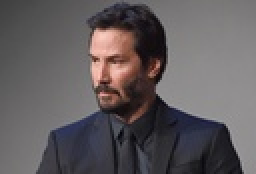
%> input picture Project 2/data/KeanuReeves.jpg, 128 x 87 px, shrunk from 650 x 443 before the run (shown 2 times larger)
$ octave ruleazaProiect.m   (GNU Octave 9; MATLAB toolbox functions it lacks are replaced by stand-ins)
%> lines starting %> are read from the running program, lines starting %| are printed output that depends on the picture
%> further down, img is the input picture: size 87x128x3 uint8; mean R, G, B 97.2, 91.8, 93.9
### Project 2/cod/micsoreazaInaltime.m
function img = micsoreazaInaltime(img,numarPixeliLatime,metodaSelectareDrum,ploteazaDrum,culoareDrum)
%> called with numarPixeliLatime = 50, metodaSelectareDrum = 'programareDinamica', ploteazaDrum = 0, culoareDrum = [255; 0; 0]
%micsoreaza imaginea cu un numar de pixeli 'numarPixeliLatime' pe latime (elimina drumuri de sus in jos)
%
%input: img - imaginea initiala
%       numarPixeliLatime - specifica numarul de drumuri de sus in jos eliminate
%       metodaSelectareDrum - specifica metoda aleasa pentru selectarea drumului. Valori posibile:
%                           'aleator' - alege un drum aleator
%                           'greedy' - alege un drum utilizand metoda Greedy
%                           'programareDinamica' - alege un drum folosind metoda Programarii Dinamice
%       ploteazaDrum - specifica daca se ploteaza drumul gasit la fiecare pas. Valori posibile:
%                    0 - nu se ploteaza
%                    1 - se ploteaza
%       culoareDrum  - specifica culoarea cu care se vor plota pixelii din drum. Valori posibile:
%                    [r g b]' - triplete RGB (e.g [255 0 0]' - rosu)
%
% output: img - imaginea redimensionata obtinuta prin eliminarea drumurilor
img = permute(img,[2 1 3]);
%> img: size 128x87x3 uint8
for i = 1:numarPixeliLatime

    disp(['Eliminam drumul orizonal numarul ' num2str(i) ...
        ' dintr-un total de ' num2str(numarPixeliLatime)]);

    %calculeaza energia dupa ecuatia (1) din articol
    E = calculeazaEnergie(img);

    %alege drumul vertical care conecteaza sus de jos
    drum = selecteazaDrumVertical(E,metodaSelectareDrum);

    %afiseaza drum
    if ploteazaDrum
        ploteazaDrumVertical(img,E,drum,culoareDrum);
        pause(1);
        close(gcf);
    end

    %elimina drumul din imagine
    img = eliminaDrumVertical(img,drum);
end
%> this loop made 50 passes
%> pass 1, in calculeazaEnergie, `img_gri = rgb2gray(img);`:
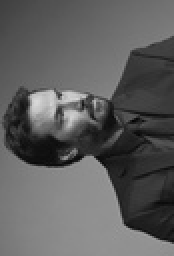
%> img_gri: size 128x87 uint8 (shown 2 times larger); min 3, max 217, mean 93.8
%> pass 1, in calculeazaEnergie, `img_x = imfilter(double(img_gri), fspecial('sobel'));`:
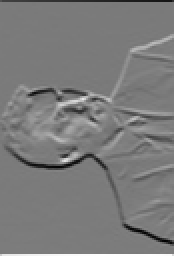
%> img_x: size 128x87 double (shown 2 times larger); min -548, max 580, mean -1.5; drawn with min black and max white
%> pass 1, in calculeazaEnergie, `img_y = imfilter(double(img_gri'), fspecial('sobel'));`:
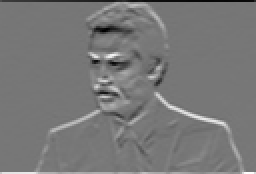
%> img_y: size 87x128 double (shown 2 times larger); min -515, max 580, mean 1.8; drawn with min black and max white
%> pass 1, in calculeazaEnergie, `E = abs(img_x)+abs(img_y');`:
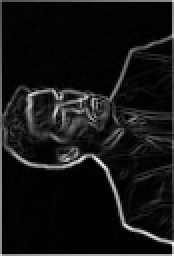
%> E: size 128x87 double (shown 2 times larger); min 0, max 842, mean 70.4; drawn with min black and max white
%> after the loop:
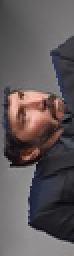
%> img: size 128x37x3 uint8 (shown 2 times larger); mean R, G, B 95.3, 87.6, 88.9
img = permute(img,[2 1 3]);
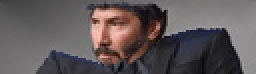
%> img: size 37x128x3 uint8 (shown 2 times larger); mean R, G, B 95.3, 87.6, 88.9; mean of the top-left, top-right, bottom-left and bottom-right quarters 101.4, 105.2, 97.6, 59.6
end

### Project 2/cod/calculeazaEnergie.m
function E = calculeazaEnergie(img)
%calculeaza energia la fiecare pixel pe baza gradientului
%input: img - imaginea initiala
%output: E - energia

%urmati urmatorii pasi:
%transformati imaginea in grayscale
%folositi un filtru sobel pentru a calcula gradientul in directia x si y
%calculati magnitudiena gradientului
%E - energia = gradientul imaginii
%completati aici codul vostru

img_gri = rgb2gray(img);
img_x = imfilter(double(img_gri), fspecial('sobel'));
img_y = imfilter(double(img_gri'), fspecial('sobel'));
E = abs(img_x)+abs(img_y');

### Project 2/cod/selecteazaDrumVertical.m
function d = selecteazaDrumVertical(E,metodaSelectareDrum)
%selecteaza drumul vertical ce minimizeaza functia cost calculate pe baza lui E
%
%input: E - energia la fiecare pixel calculata pe baza gradientului
%       metodaSelectareDrum - specifica metoda aleasa pentru selectarea drumului. Valori posibile:
%                           'aleator' - alege un drum aleator
%                           'greedy' - alege un drum utilizand metoda Greedy
%                           'programareDinamica' - alege un drum folosind metoda Programarii Dinamice
%
%output: d - drumul vertical ales

d = zeros(size(E,1),2);

switch metodaSelectareDrum
    case 'aleator'
        %pentru linia 1 alegem primul pixel in mod aleator
        linia = 1;
        %coloana o alegem intre 1 si size(E,2)
        coloana = randi(size(E,2));
        %punem in d linia si coloana coresponzatoare pixelului
        d(1,:) = [linia coloana];
        for i = 2:size(d,1)
            %alege urmatorul pixel pe baza vecinilor
            %linia este i
            linia = i;
            %coloana depinde de coloana pixelului anterior
            if d(i-1,2) == 1%pixelul este localizat la marginea din stanga
                %doua optiuni
                optiune = randi(2)-1;%genereaza 0 sau 1 cu probabilitati egale
            elseif d(i-1,2) == size(E,2)%pixelul este la marginea din dreapta
                %doua optiuni
                optiune = randi(2) - 2; %genereaza -1 sau 0
            else
                optiune = randi(3)-2; % genereaza -1, 0 sau 1
            end
            coloana = d(i-1,2) + optiune;%adun -1 sau 0 sau 1:
                                         % merg la stanga, dreapta sau stau pe loc
            d(i,:) = [linia coloana];
        end
    case 'greedy'
        %pentru linia 1 alegem primul pixel in mod aleator
        linie = 1;
        %coloana o alegem intre 1 si size(E,2)
        minim = E(1,1);
        ind = 1;
        for i = 2:size(E,2)
            if E(1,i)<minim
               ind = i;
               minim = E(1,i);
            end
        end
        coloana = ind;
        %punem in d linia si coloana coresponzatoare pixelului
        d(1,:) = [linie coloana];
        for i = 2:size(d,1)
            %alege urmatorul pixel pe baza vecinilor
            %linia este i
            linie = i;
            coloana = d(i-1,2);
            %coloana depinde de coloana pixelului anterior
            if coloana == 1%pixelul este localizat la marginea din stanga
                %doua optiuni
                minim = E(linie,coloana);
                optiune = 0;
                if (E(linie,coloana+1)<minim)
                    minim = E(linie,coloana+1);
                    optiune = 1;
                end
            elseif coloana == size(E,2)%pixelul este la marginea din dreapta
                %doua optiuni
                minim = E(linie,coloana);
                optiune = 0;
                if (E(linie,coloana-1)<minim)
                    minim = E(linie,coloana-1);
                    optiune = -1;
                end
            else
                minim = E(linie,coloana);
                optiune = 0;
                if (E(linie,coloana-1)<minim)
                    minim = E(linie,coloana-1);
                    optiune = -1;
                end
                 if (E(linie,coloana+1)<minim)
                    minim = E(linie,coloana+1);
                    optiune = 1;
                end
            end
            coloana = coloana + optiune;%adun -1 sau 0 sau 1:
                                         % merg la stanga, dreapta sau stau pe loc
            d(i,:) = [linie coloana];
        end
    case 'programareDinamica'
        CostDrum(1,:)=E(1,:);
        for i=2:size(E,1)
            for j=1:size(E,2)
                if j==1
                   CostDrum(i,j) = min([CostDrum(i-1,j) CostDrum(i-1,j+1)]);
                elseif j == size(E,2)
                   CostDrum(i,j) = min([CostDrum(i-1,j-1) CostDrum(i-1,j)]);
                else
                   CostDrum(i,j) = min([CostDrum(i-1,j) CostDrum(i-1,j-1) CostDrum(i-1,j+1)]);
                end
                CostDrum(i,j) = CostDrum(i,j) + E(i,j);
            end
        end
        minim = CostDrum(size(E,1),1);
        ind = 1;
        for i = 2:size(CostDrum,2)
            if CostDrum(size(E,1),i)<minim
               ind = i;
               minim = CostDrum(size(E,1),i);
            end
        end
        d(size(CostDrum,1),:) = [size(CostDrum,1) ind];
        for i = size(CostDrum,1)-1:-1:1
            %alege urmatorul pixel pe baza vecinilor
            %linia este i
            linie = i;
            coloana = d(linie+1,2);
            %coloana depinde de coloana pixelului anterior
            if coloana == 1
               if CostDrum(linie+1,coloana) == (CostDrum(linie,coloana) + E(linie+1,coloana))
                   d(linie,:) = [ linie coloana];
               else
                   d(linie,:) = [ linie coloana+1];
               end
            elseif coloana == size(CostDrum,2)%pixelul este la marginea din dreapta
               if CostDrum(linie+1,coloana) == (CostDrum(linie,coloana) + E(linie+1,coloana))
                   d(linie,:) = [ linie coloana];
               else
                   d(linie,:) = [ linie coloana-1];
               end
            else
                if CostDrum(linie+1,coloana) == (CostDrum(linie,coloana) + E(linie+1,coloana))
                   d(linie,:) = [ linie coloana];
                elseif CostDrum(linie+1,coloana) == (CostDrum(linie,coloana-1) + E(linie+1,coloana))
                   d(linie,:) = [ linie coloana-1];
                else
                   d(linie,:) = [ linie coloana+1];
               end
            end
        end
    otherwise
        error('Optiune pentru metodaSelectareDrum invalida');
end

end

### Project 2/cod/redimensioneazaImagine.m
function imgRedimensionata = redimensioneazaImagine(img,parametri)
%redimensioneaza imaginea
%
%input: img - imaginea initiala
%       parametri - stuctura de defineste modul in care face redimensionarea
%
% output: imgRedimensionata - imaginea redimensionata obtinuta


optiuneRedimensionare = parametri.optiuneRedimensionare;
metodaSelectareDrum = parametri.metodaSelectareDrum;
ploteazaDrum = parametri.ploteazaDrum;
culoareDrum = parametri.culoareDrum;

switch optiuneRedimensionare

    case 'micsoreazaLatime'
        numarPixeliLatime = parametri.numarPixeliLatime;
        imgRedimensionata = micsoreazaLatime(img,numarPixeliLatime,metodaSelectareDrum,...
                            ploteazaDrum,culoareDrum);

    case 'miscoreazaInaltime'
        numarPixeliLatime = parametri.numarPixeliLatime;
        imgRedimensionata = micsoreazaInaltime(img,numarPixeliLatime,metodaSelectareDrum,...
                            ploteazaDrum,culoareDrum);

    case 'maresteLatime'
        numarPixeliLatime = parametri.numarPixeliLatime;
        imgRedimensionata = maresteLatime(img,numarPixeliLatime,metodaSelectareDrum,...
                            ploteazaDrum,culoareDrum);

    case 'maresteInaltime'
        numarPixeliLatime = parametri.numarPixeliLatime;
        imgRedimensionata = maresteInaltime(img,numarPixeliLatime,metodaSelectareDrum,...
                            ploteazaDrum,culoareDrum);

    case 'eliminaObiect'
        numarPixeliLatime = 0;
        imgRedimensionata = eliminaObiect(img,numarPixeliLatime,metodaSelectareDrum,...
                            ploteazaDrum,culoareDrum);

end

### Project 2/cod/eliminaDrumVertical.m
function img1 = eliminaDrumVertical(img,drum)
%elimina drumul vertical din imagine
%input: img - imaginea initiala
%       drum - drumul vertical
%output img1 - imaginea initiala din care s-a eliminat drumul vertical
img1 = zeros(size(img,1),size(img,2)-1,size(img,3),'uint8');

for i=1:size(img1,1)
        coloana = drum(i,2);
        %copiem partea din stanga
        img1(i,1:coloana-1,:) = img(i,1:coloana-1,:);
        %copiem partea din dreapta
        %completati aici codul vostru
        img1(i,coloana:end,:) = img(i,coloana+1:end,:);
end

### Project 2/cod/ruleazaProiect.m
%Implementarea a proiectului Redimensionare imagini
%dupa articolul "Seam Carving for Content-Aware Image Resizing", autori S.
%Avidan si A. Shamir
%%
%aceasta functie ruleaza intregul proiect
%setati parametri si imaginile de redimensionat aici

%citeste o imagine
img = imread('KeanuReeves.jpg');

%reducem imaginea in latime cu 20 de pixeli
%seteaza parametri
parametri.optiuneRedimensionare = 'miscoreazaInaltime';
parametri.numarPixeliLatime = 50;
parametri.ploteazaDrum = 0;
parametri.culoareDrum = [255 0 0]';%culoarea rosie
parametri.metodaSelectareDrum = 'programareDinamica';%optiuni posibile: 'aleator','greedy','programareDinamica'


imgRedimensionata_proiect = redimensioneazaImagine(img,parametri);

%foloseste functia imresize pentru redimensionare traditionala
imgRedimensionata_traditional = imresize(img,[ size(imgRedimensionata_proiect,1) size(imgRedimensionata_proiect,2)]);
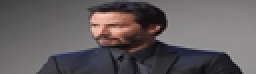
%> imgRedimensionata_traditional: size 37x128x3 uint8 (shown 2 times larger); mean R, G, B 97.2, 91.8, 93.9

%ploteaza imaginile obtinute
figure, hold on;

%1. imaginea initiala
h1 = subplot(1,3,1);imshow(img);
xsize = get(h1,'XLim');ysize = get(h1,'YLim');
xlabel('imaginea initiala');

%2. imaginea redimensionata cu pastrarea continutului
h2 = subplot(1,3,2);imshow(imgRedimensionata_proiect);
%set(h2, 'XLim', xsize, 'YLim', ysize);
xlabel('rezultatul nostru');

%3. imaginea obtinuta prin redimensionare traditionala
h3 = subplot(1,3,3);imshow(imgRedimensionata_traditional);
%set(h3, 'XLim', xsize, 'YLim', ysize);
xlabel('rezultatul imresize');

imwrite(img,strcat('KeanuReeves','initial.jpg'));
imwrite(imgRedimensionata_proiect,strcat('KeanuReeves',parametri.metodaSelectareDrum,'redimensionat.jpg'));
imwrite(imgRedimensionata_traditional,strcat('KeanuReeves','imresize.jpg'));

$ run again, with Project 2/data/Butterfly.jpg copied over Project 2/data/KeanuReeves.jpg
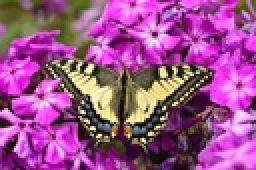
%> input picture Project 2/data/Butterfly.jpg, 128 x 85 px, shrunk from 700 x 465 before the run (shown 2 times larger)
%> img is the input picture: size 85x128x3 uint8; mean R, G, B 156.8, 79.8, 140.5
%> the loop in micsoreazaInaltime, `for i = 1:numarPixeliLatime` made 50 passes
%> pass 1, in calculeazaEnergie, `E = abs(img_x)+abs(img_y');`:
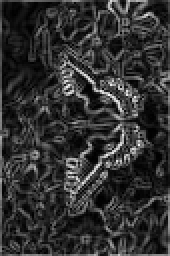
%> E: size 128x85 double (shown 2 times larger); min 0, max 1340, mean 262.9; drawn with min black and max white
%> `imgRedimensionata_traditional = imresize(img,[ size(imgRedimensionata_..`:
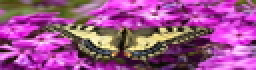
%> imgRedimensionata_traditional: size 35x128x3 uint8 (shown 2 times larger); mean R, G, B 156.8, 79.8, 140.5
